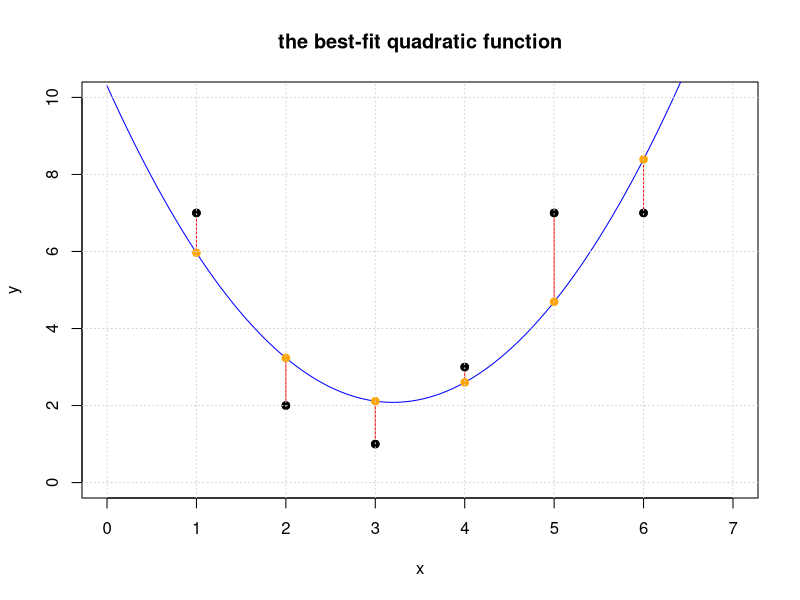

Generate this figure with R:
## ---- chunk 1
require(pracma)
## ---- chunk 2
(A = cbind(c(1,2,-1,-2),c(1,2,3,4),c(1,0,1,0)))
b = c(9,5,5,8)
## ---- chunk 3
(A = cbind(c(1,2,-1,-2),c(1,2,3,4),c(1,0,1,0)))
#a
t(A) %*% A
#b
rref(cbind(A,b))
#c
(xhat = solve(t(A)%*%A,t(A)%*%b))
(bhat = A %*% xhat)
#d 
r = b - bhat
t(A) %*% r
sqrt(t(r) %*% r)
#e
(Aplus = solve(t(A)%*%A) %*% t(A))
Aplus %*% b
#f
(P = A %*% solve(t(A)%*%A) %*% t(A))
P %*% b
P %*% P
P%*% cbind(c(1,2,3,4))
eigen(P)$values
## ---- chunk 4
x = c(1,2,3,4,5,6)
y = c(7,2,1,3,7,7)

(A = cbind(x^0,x,x^2))
xhat = solve(t(A)%*%A,t(A)%*%y)
yhat = A %*% xhat
r = y - yhat
t(r) %*% r
## ---- chunk 5
#plot the original set of points
plot(x,y,pch=19,xlim=c(0,7),ylim=c(0,10), main='the best-fit quadratic function')
# generate points for the fitted line and plot it
tt = seq(0,7,len=100)  
lines(tt,xhat[1]+xhat[2]*tt+xhat[3]*tt^2,col='blue')
# add the residuals to the plot
for (i in 1:length(x)) {
  lines(c(x[i],x[i]),c(y[i],yhat[i]), col='red')
}
#add yhat to the plot
points(x,yhat,pch=19,col='orange')
#put the original points back on the plot last so we can see them 
points(x,y,pch=19,col="black")
grid()
